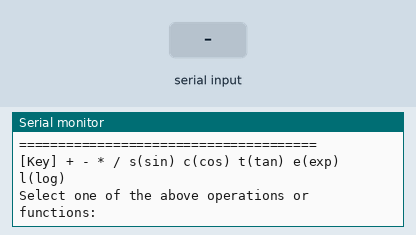
Simulated run of this sketch. Board: Arduino Uno, built with avr-gcc and run on an emulated ATmega328P. Shown: the last lines printed to the serial monitor. Inputs (shaded band) come from the test bench.

Above: at 1.2 s.
1.3 s: "1" received over Serial
At 1.8 s:
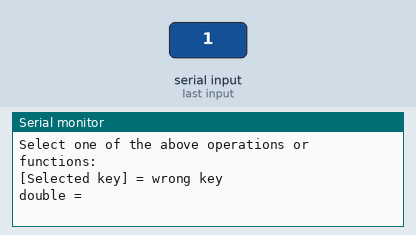
2.8 s: byte 43 (OP_SUM) received over Serial
At 2.99 s:
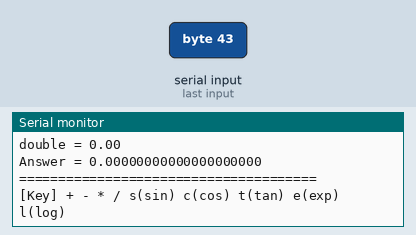
4.3 s: byte 45 (OP_SUB) received over Serial
At 5.1 s:
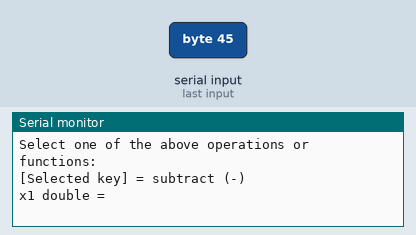
5.8 s: "0" received over Serial
At 7.0 s:
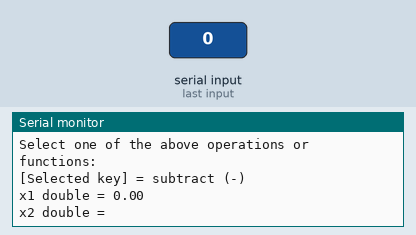

The sketch:

Calculator.ino
```cpp
#include <math.h>
#include <StringTok.h>

#define SERIAL_BPS  (9600)
#define PREC_DIGIT  (20)
#define OP_SUM    ('+')
#define OP_SUB    ('-')
#define FUN_SIN   ('s')
#define FUN_COS   ('c')

void setup() {
  // put your setup code here, to run once:
  Serial.begin(SERIAL_BPS);
}

void loop() {
  // put your main code here, to run repeatedly:
  calculator();
}

void calculator() {
  printOpFun();
  char cOpFun = scanOpFun();
  double ans;
  if (isOp(cOpFun)) {
    double x1, x2;
    scanDouble2(x1, x2);
    ans = calcOp(cOpFun, x1, x2);
  }
  else {
    double x = scanDouble();
    ans = calcFun(cOpFun, x);
  }
  printAns(ans);
}

boolean isOp(char cOpFun) {
  if (cOpFun == OP_SUM || cOpFun == OP_SUB) return true;
  else  return false;
}

void printOpFun() {
  prints("======================================\r\n");
  prints("[Key] + - * / s(sin) c(cos) t(tan) e(exp) l(log)\r\n");
  prints("Select one of the above operations or functions:\r\n");
}

String decodeOpFun(char c) {
  switch (c) {
    case OP_SUM:  return "add (+)";
    case OP_SUB:  return "subtract (-)";
    case FUN_SIN: return "sine (sin)";
    case FUN_COS: return "cosine (cos)";
    default: return "wrong key";
  }
}

char scanOpFun() {
  char c; scans(c);
  prints("[Selected key] = "); prints(decodeOpFun(c)); println();
  return c;
}

double scanDouble() {
  prints("double = ");
  double x; scans(x); prints(x); println();
  return x;
}

void scanDouble2(double & x1, double & x2) {
  prints("x1 "); x1 = scanDouble();
  prints("x2 "); x2 = scanDouble();
}

double calcOp(char cOp, double x1, double x2) {
  double ans = 0.;
  switch (cOp) {
    case OP_SUM: ans = x1 + x2; break;
    case OP_SUB: ans = x1 - x2; break;
  }
  return ans;
}

double calcFun(char cFun, double x) {
  double ans = 0.;
  switch (cFun) {
    case FUN_SIN: ans = sin(x); break;
    case FUN_COS: ans = cos(x); break;
  }
  return ans;
}

void printAns(double x) {
  prints("Answer = ");
  Serial.print(x, PREC_DIGIT); println();
}
```

Measured:
- after the input at 1.3 s, the serial monitor: prints a new line at once (image 1)
- after the input at 2.8 s, the serial monitor: prints a new line after 0.08 s (image 2)
- after the input at 4.3 s, the serial monitor: prints a new line at once (image 3)
- after the input at 5.8 s, the serial monitor: prints a new line after 0.15 s (image 4)
